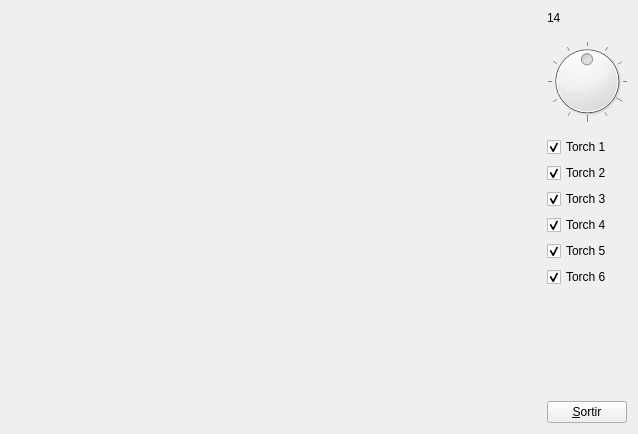
<?xml version="1.0" encoding="UTF-8"?>
<ui version="4.0">
 <class>MyForm</class>
 <widget class="QWidget" name="MyForm">
  <property name="geometry">
   <rect>
    <x>0</x>
    <y>0</y>
    <width>638</width>
    <height>434</height>
   </rect>
  </property>
  <property name="windowTitle">
   <string>IDI-Lab</string>
  </property>
  <layout class="QHBoxLayout" name="horizontalLayout">
   <item>
    <widget class="A3GLWidget" name="widget" native="true">
     <property name="sizePolicy">
      <sizepolicy hsizetype="Expanding" vsizetype="Expanding">
       <horstretch>0</horstretch>
       <verstretch>0</verstretch>
      </sizepolicy>
     </property>
    </widget>
   </item>
   <item>
    <layout class="QVBoxLayout" name="verticalLayout">
     <item>
      <widget class="QLabel" name="label">
       <property name="text">
        <string>14</string>
       </property>
      </widget>
     </item>
     <item>
      <widget class="QDial" name="dial">
       <property name="minimum">
        <number>8</number>
       </property>
       <property name="maximum">
        <number>20</number>
       </property>
       <property name="sliderPosition">
        <number>14</number>
       </property>
       <property name="wrapping">
        <bool>true</bool>
       </property>
       <property name="notchesVisible">
        <bool>true</bool>
       </property>
      </widget>
     </item>
     <item>
      <widget class="QCheckBox" name="checkBox">
       <property name="text">
        <string>Torch 1</string>
       </property>
       <property name="checked">
        <bool>true</bool>
       </property>
       <property name="tristate">
        <bool>false</bool>
       </property>
      </widget>
     </item>
     <item>
      <widget class="QCheckBox" name="checkBox_2">
       <property name="text">
        <string>Torch 2</string>
       </property>
       <property name="checked">
        <bool>true</bool>
       </property>
      </widget>
     </item>
     <item>
      <widget class="QCheckBox" name="checkBox_3">
       <property name="text">
        <string>Torch 3</string>
       </property>
       <property name="checked">
        <bool>true</bool>
       </property>
      </widget>
     </item>
     <item>
      <widget class="QCheckBox" name="checkBox_4">
       <property name="text">
        <string>Torch 4</string>
       </property>
       <property name="checked">
        <bool>true</bool>
       </property>
      </widget>
     </item>
     <item>
      <widget class="QCheckBox" name="checkBox_5">
       <property name="text">
        <string>Torch 5</string>
       </property>
       <property name="checked">
        <bool>true</bool>
       </property>
      </widget>
     </item>
     <item>
      <widget class="QCheckBox" name="checkBox_6">
       <property name="text">
        <string>Torch 6</string>
       </property>
       <property name="checked">
        <bool>true</bool>
       </property>
      </widget>
     </item>
     <item>
      <spacer name="verticalSpacer">
       <property name="orientation">
        <enum>Qt::Vertical</enum>
       </property>
       <property name="sizeHint" stdset="0">
        <size>
         <width>20</width>
         <height>40</height>
        </size>
       </property>
      </spacer>
     </item>
     <item>
      <widget class="QPushButton" name="pushButton">
       <property name="sizePolicy">
        <sizepolicy hsizetype="Fixed" vsizetype="Fixed">
         <horstretch>0</horstretch>
         <verstretch>0</verstretch>
        </sizepolicy>
       </property>
       <property name="text">
        <string>&amp;Sortir</string>
       </property>
      </widget>
     </item>
    </layout>
   </item>
  </layout>
 </widget>
 <customwidgets>
  <customwidget>
   <class>A3GLWidget</class>
   <extends>QWidget</extends>
   <header>A3GLWidget.h</header>
   <container>1</container>
   <slots>
    <signal>signalFocusMovedKeyboard(int)</signal>
    <signal>signalEngineMode(bool)</signal>
    <slot>onFocusMoved(int)</slot>
    <slot>onEngineMode(bool)</slot>
    <slot>setHour(int)</slot>
    <slot>setTorch1(bool)</slot>
    <slot>setTorch2(bool)</slot>
    <slot>setTorch3(bool)</slot>
    <slot>setTorch4(bool)</slot>
    <slot>setTorch5(bool)</slot>
    <slot>setTorch6(bool)</slot>
   </slots>
  </customwidget>
 </customwidgets>
 <resources/>
 <connections>
  <connection>
   <sender>pushButton</sender>
   <signal>clicked()</signal>
   <receiver>MyForm</receiver>
   <slot>close()</slot>
   <hints>
    <hint type="sourcelabel">
     <x>627</x>
     <y>423</y>
    </hint>
    <hint type="destinationlabel">
     <x>577</x>
     <y>433</y>
    </hint>
   </hints>
  </connection>
  <connection>
   <sender>dial</sender>
   <signal>valueChanged(int)</signal>
   <receiver>widget</receiver>
   <slot>setHour(int)</slot>
   <hints>
    <hint type="sourcelabel">
     <x>627</x>
     <y>93</y>
    </hint>
    <hint type="destinationlabel">
     <x>379</x>
     <y>59</y>
    </hint>
   </hints>
  </connection>
  <connection>
   <sender>dial</sender>
   <signal>valueChanged(int)</signal>
   <receiver>label</receiver>
   <slot>setNum(int)</slot>
   <hints>
    <hint type="sourcelabel">
     <x>627</x>
     <y>71</y>
    </hint>
    <hint type="destinationlabel">
     <x>627</x>
     <y>26</y>
    </hint>
   </hints>
  </connection>
  <connection>
   <sender>checkBox</sender>
   <signal>toggled(bool)</signal>
   <receiver>widget</receiver>
   <slot>setTorch1(bool)</slot>
   <hints>
    <hint type="sourcelabel">
     <x>555</x>
     <y>149</y>
    </hint>
    <hint type="destinationlabel">
     <x>450</x>
     <y>151</y>
    </hint>
   </hints>
  </connection>
  <connection>
   <sender>checkBox_2</sender>
   <signal>toggled(bool)</signal>
   <receiver>widget</receiver>
   <slot>setTorch2(bool)</slot>
   <hints>
    <hint type="sourcelabel">
     <x>569</x>
     <y>181</y>
    </hint>
    <hint type="destinationlabel">
     <x>500</x>
     <y>184</y>
    </hint>
   </hints>
  </connection>
  <connection>
   <sender>checkBox_3</sender>
   <signal>toggled(bool)</signal>
   <receiver>widget</receiver>
   <slot>setTorch3(bool)</slot>
   <hints>
    <hint type="sourcelabel">
     <x>554</x>
     <y>210</y>
    </hint>
    <hint type="destinationlabel">
     <x>482</x>
     <y>212</y>
    </hint>
   </hints>
  </connection>
  <connection>
   <sender>checkBox_4</sender>
   <signal>toggled(bool)</signal>
   <receiver>widget</receiver>
   <slot>setTorch4(bool)</slot>
   <hints>
    <hint type="sourcelabel">
     <x>558</x>
     <y>237</y>
    </hint>
    <hint type="destinationlabel">
     <x>481</x>
     <y>239</y>
    </hint>
   </hints>
  </connection>
  <connection>
   <sender>checkBox_6</sender>
   <signal>toggled(bool)</signal>
   <receiver>widget</receiver>
   <slot>setTorch6(bool)</slot>
   <hints>
    <hint type="sourcelabel">
     <x>579</x>
     <y>300</y>
    </hint>
    <hint type="destinationlabel">
     <x>458</x>
     <y>297</y>
    </hint>
   </hints>
  </connection>
  <connection>
   <sender>checkBox_5</sender>
   <signal>toggled(bool)</signal>
   <receiver>widget</receiver>
   <slot>setTorch5(bool)</slot>
   <hints>
    <hint type="sourcelabel">
     <x>565</x>
     <y>264</y>
    </hint>
    <hint type="destinationlabel">
     <x>503</x>
     <y>264</y>
    </hint>
   </hints>
  </connection>
 </connections>
</ui>
